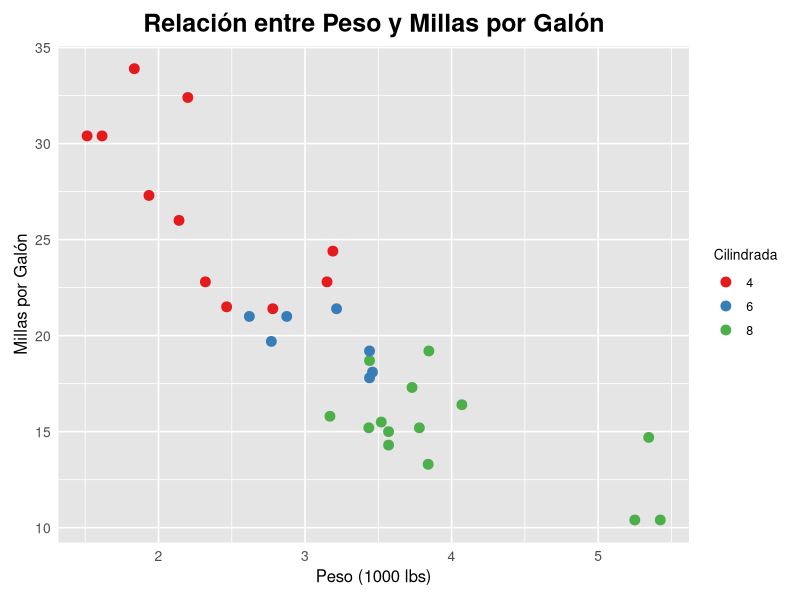

The R source for this figure:

###Para crear el Theme formato Paper

library(ggplot2)


# Crear un tema llamado paper_theme
paper_theme <- function() {
  theme_minimal(base_size = 12) +  # Tamaño base de 10 puntos
    theme(
      panel.background = element_rect(fill = "grey90", color = NA),  # Fondo gris sin recuadro
      panel.grid.major = element_line(color = "white"),
      panel.grid.minor = element_line(color = "white"),
      legend.position = "right",
      legend.title = element_text(size = 10),  # Leyenda tamaño 10
      legend.text = element_text(size = 9),     # Texto de leyenda tamaño 9
      axis.title = element_text(size = 12),     # Títulos de ejes tamaño 12
      axis.text = element_text(size = 10),       # Texto de ejes tamaño 10
      plot.title = element_text(hjust = 0.5, size = 18, face = "bold"),  # Título del gráfico
      plot.margin = margin(10, 10, 10, 10)       # Márgenes
    )
}

# Establecer el tema
theme_set(paper_theme())

# Colores de la paleta Set1
set1_colors <- c("#E41A1C", "#377EB8", "#4DAF4A", "#FF7F00", "#FFFF33", "#A65628", "#984EA3", "#999999")

# Ejemplo de gráfico
ggplot(mtcars, aes(x = wt, y = mpg, color = factor(cyl))) +
  geom_point(size = 3) +
  labs(title = "Relación entre Peso y Millas por Galón",
       x = "Peso (1000 lbs)",
       y = "Millas por Galón") +
  scale_color_manual(values = set1_colors) +  # Usar colores de Set1
  guides(color = guide_legend(title = "Cilindrada"))
